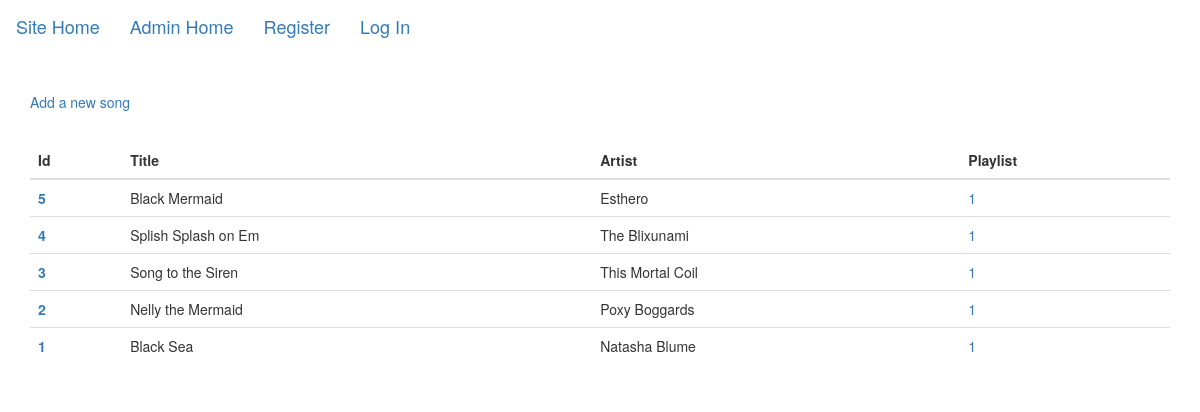
Before: /admin/songs with the older database file.
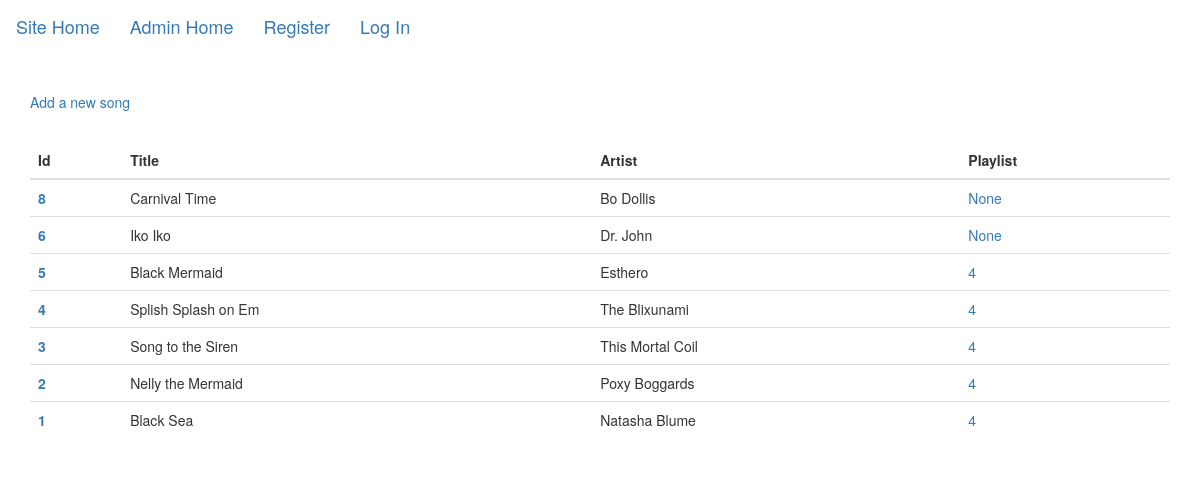
After: the same page with the newer database file.
### tables this page shows
CREATE TABLE song (
    id INTEGER PRIMARY KEY AUTOINCREMENT,
    artist TEXT,
    title TEXT NOT NULL,
    filepath TEXT NOT NULL,
    duration TEXT,
    album_name TEXT,
    album_art TEXT,
    playlist_id INTEGER,
    created_at DATE NOT NULL DEFAULT CURRENT_DATE,
    FOREIGN KEY(playlist_id) REFERENCES playlist(id)
);

### fivesongs/admin.py (the view)
@bp.route('/admin/songs')
def songs():
    db = get_db()
    song_query = """
        SELECT id, artist, title, playlist_id
        FROM song
        ORDER BY id DESC
    """
    db_songs = db.execute(song_query).fetchall()
    return render_template('admin/songs.html', songs=db_songs)

### fivesongs/auth.py (called while the page is built)
@bp.before_app_request
def load_logged_in_user():
    user_id = session.get('user_id')
    if user_id is None:
        g.user = None
    else:
        g.user = get_db().execute(
            'SELECT * FROM user WHERE id = ?', (user_id,)
        ).fetchone()

### fivesongs/db.py (called while the page is built)
def get_db():
    if 'db' not in g:
        g.db = sqlite3.connect(
            current_app.config['DATABASE'],
            detect_types=sqlite3.PARSE_DECLTYPES
        )
        g.db.row_factory = sqlite3.Row
    return g.db

### fivesongs/templates/admin/songs.html
{% extends 'adminbase.html' %}
{% block content %}
  <p><a href="/admin/song/create">Add a new song</a></p>
  <br />
  {% if songs %}
    <table class="table">
      <thead class="thead-dark">
        <tr>
          <th scope="col">Id</th>
          <th scope="col">Title</th>
          <th scope="col">Artist</th>
          <th scope="col">Playlist</th>
        </tr>
      </thead>
      <tbody>
        {% for song in songs %}
        <tr>
          <th scope="row"><a href="/admin/song/{{ song.id }}">{{ song.id }}</a></th>
          <td>{{ song.title }}</td>
          <td>{{ song.artist }}</td>
          <td><a href="/admin/playlist/{{ song.playlist_id }}">{{ song.playlist_id }}</a></td>
        </tr>
        {% endfor %}
      </tbody>
    </table>
  {% else %}
    No songs available.<br />
  {% endif %}
{% endblock %}

Changed rows visible on the page:
added song: id "8", title "Carnival Time", artist "Bo Dollis", playlist_id "None"
added song: id "6", title "Iko Iko", artist "Dr. John", playlist_id "None"
changed song "Black Mermaid": playlist_id "1" → "4"
changed song "Splish Splash on Em": playlist_id "1" → "4"
changed song "Song to the Siren": playlist_id "1" → "4"
changed song "Nelly the Mermaid": playlist_id "1" → "4"
changed song "Black Sea": playlist_id "1" → "4"
